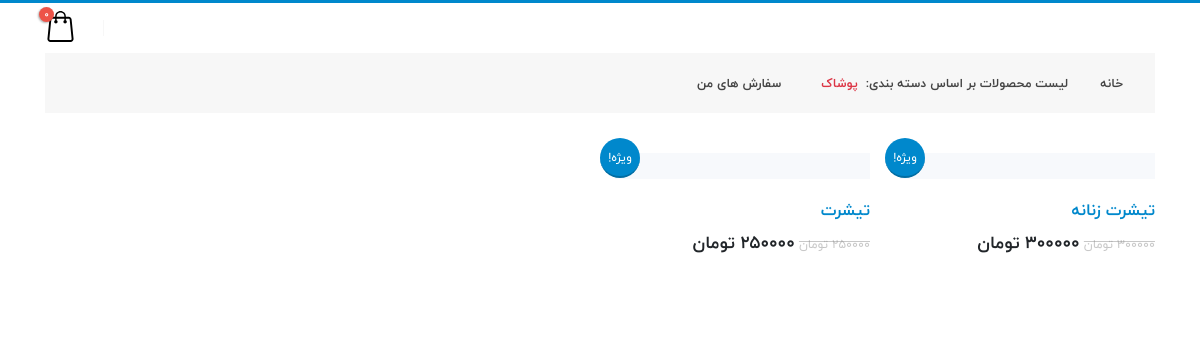
/products/clothes/, run on the app's committed database.
### store/models.py (models this page shows, shortened)
class Category(models.Model):
    name = models.CharField(max_length=250, verbose_name='نام دسته بندی')
    slug = models.SlugField(max_length=250, unique=True, verbose_name='اسلاگ')
    class Meta:
        ordering = ['name']
        indexes = [
            models.Index(fields=['name']),
        ]
        verbose_name = 'دسته بندی'
        verbose_name_plural = 'دسته بندی ها'
    def get_absolute_url(self):
        return reverse('store:product_list_by_category', args=[self.slug])

class Product(models.Model):
    category = models.ForeignKey(Category, related_name='products', on_delete=models.CASCADE, verbose_name='دسته بندی')
    name = models.CharField(max_length=255, verbose_name='نام')
    slug = models.SlugField(max_length=255, verbose_name='اسلاگ')
    description = models.TextField(max_length=1200, verbose_name='توضیحات')
    inventory = models.PositiveIntegerField(default=0, verbose_name='موجودی')
    price = models.PositiveIntegerField(default=0, verbose_name='قیمت')
    weight = models.PositiveIntegerField(default=0, verbose_name='وزن')
    off = models.PositiveIntegerField(default=0, verbose_name='تخفیف')
    new_price = models.PositiveIntegerField(default=0, verbose_name='قیمت پس از تخفیف')
    created = models.DateTimeField(auto_now_add=True, verbose_name='زمان ایجاد')
    updated = models.DateTimeField(auto_now=True, verbose_name='زمان بروزرسانی')
    class Meta:
        ordering = ['-created']
        indexes = [
            models.Index(fields=['id', 'slug']),
            models.Index(fields=['name']),
            models.Index(fields=['-created']),
        ]
        verbose_name = 'محصول'
        verbose_name_plural = 'محصولات'
    def get_absolute_url(self):
        return reverse('store:product_detail', args=[self.id, self.slug])

### store/views.py (the view)
# urls.py: path('products/', views.product_list, name='product_list'),
def product_list(request, category_slug=None):
    category = None
    categories = Category.objects.all()
    products = Product.objects.all()
    if category_slug:
        category = get_object_or_404(Category, slug=category_slug)
        products = products.filter(category=category)
    context = {
        'category': category,
        'products': products,
        'categories': categories,
    }
    return render(request, "store/list.html", context)

### cart/cart.py (called while the page is built)
    def get_total_price(self):
        price = sum(item['price'] * item['quantity'] for item in self.cart.values())
        return price

    def __len__(self):
        return sum(item['quantity'] for item in self.cart.values())

### cart/context_processors.py (called while the page is built)
def cart(request):
    return {'cart': Cart(request)}

### store/templates/store/list.html (shortened to what this page needs)
<!DOCTYPE html>
<html dir="rtl" lang="fa">
{% extends 'parent/base.html' %}
{% load static %}
{% block content %}
		<div class="body">
			<div role="main" class="main shop py-4">
				<div class="container">
					<div class="masonry-loader masonry-loader-showing">
						<div class="row products product-thumb-info-list" data-plugin-masonry data-plugin-options="{'layoutMode': 'fitRows'}">
                            {% for product in products %}
							<div class="col-12 col-sm-6 col-lg-3 product">
								<a href="{{ product.get_absolute_url }}">
									<span class="onsale">ویژه!</span>
								</a>
								<span class="product-thumb-info border-0">
									<a href="{{ product.get_absolute_url }}">
										<span class="product-thumb-info-image">
										</span>
									</a>
									<span class="product-thumb-info-content product-thumb-info-content pl-0 bg-color-light">
										<a href="{{ product.get_absolute_url }}">
											<h4 class="text-4 text-primary">{{ product.name }}</h4>
											<span class="price">
												<del><span class="amount">{{ product.price }} تومان</span></del>
												<ins><span class="amount text-dark font-weight-semibold">{{ product.new_price }} تومان</span></ins>
											</span>
										</a>
									</span>
								</span>
							</div>
                            {% endfor %}
						</div>
					</div>
				</div>
			</div>
		</div>
{% endblock %}

### store/templates/partials/header.html (shortened to what this page needs)
<header id="header" data-plugin-options="{'stickyEnabled': true, 'stickyEnableOnBoxed': true, 'stickyEnableOnMobile': true, 'stickyStartAt': 139, 'stickySetTop': '-139px', 'stickyChangeLogo': true}">
    <div class="header-body border-color-primary border-bottom-0 box-shadow-none" data-sticky-header-style="{'minResolution': 0}" data-sticky-header-style-active="{'background-color': '#f7f7f7'}" data-sticky-header-style-deactive="{'background-color': '#FFF'}">
    <div class="header-container container">
        <div class="header-row py-2">
            <div class="header-column justify-content-end">
                <div class="header-row">
                    <div class="header-nav-features">
                        <div class="header-nav-feature header-nav-features-cart header-nav-features-cart-big d-inline-flex ml-2" data-sticky-header-style="{'minResolution': 991}" data-sticky-header-style-active="{'top': '79px'}" data-sticky-header-style-deactive="{'top': '0'}">
                            {% with item_count=cart|length %}
                            <a href="{% url 'cart:cart_detail' %}" class="header-nav-features-toggle">
                                <img src="/../static/img/icon-cart-big.svg" height="34" alt="" class="header-nav-top-icon-img">
                                <span class="cart-info">
                                    <span id="item_count" class="cart-qty">{{ item_count }}</span>
                                </span>
                            </a>
                            {% endwith %}
                        </div>
                    </div>
                </div>
            </div>
        </div>
    </div>
    <div class="container">
        <div class="header-nav-bar bg-color-light-scale-1 mb-3 px-3 px-lg-0">
            <div class="header-row">
                <div class="header-column">
                    <div class="header-row justify-content-end">
                        <div class="header-nav header-nav-links justify-content-start" data-sticky-header-style="{'minResolution': 991}" data-sticky-header-style-active="{'margin-right': '150px'}" data-sticky-header-style-deactive="{'margin-right': '0'}">
                            <div class="header-nav-main header-nav-main-square header-nav-main-dropdown-no-borders header-nav-main-dropdown-arrow header-nav-main-effect-3 header-nav-main-sub-effect-1">
                                <nav class="collapse">
                                    <ul class="nav nav-pills" id="mainNav">
                                        <li class="dropdown">
                                            <a class="dropdown-item dropdown-toggle" href="{% url 'store:index' %}">
                                                خانه
                                            </a>
                                        </li>
                                        <li class="dropdown">
                                            <a class="dropdown-item dropdown-toggle" href="{% url 'store:product_list' %}">
                                                {% if category %}
                                                    لیست محصولات بر اساس دسته بندی: <span class="text-danger mx-2">{{ category.name }}</span>
                                                {% else %}
                                                لیست محصولات
                                                {% endif %}
                                            </a>
                                        </li>
                                        <li class="dropdown">
                                            <a class="dropdown-item dropdown-toggle" href="{% url 'orders:orders-list' %}">
                                                سفارش های من
                                            </a>
                                        </li>
                                    </ul>
                                </nav>
                            </div>
                        </div>
                    </div>
                </div>
            </div>
        </div>
    </div>
</div>
</header>

### store/static/css/theme-shop.css (style rules this page uses)
.shop .products:after { content: "."; display: block; clear: both; visibility: hidden; line-height: 0; height: 0; }
.shop .products .product { position: relative; margin-bottom: 30px; }
.shop .products .product a { text-decoration: none; }
.shop .products .product .price { display: block; min-height: 31px; line-height: 31px; }
.shop .products .product .price del { color: rgba(145, 145, 145, 0.5); font-size: 0.7em; margin: -2px 0 0; }
.shop .products .product .price ins { text-decoration: none; }
.shop .products .product .price .amount { font-size: 1.3em; }
.shop .products .product .onsale { position: absolute; background-image: none; border-radius: 100%; right: auto; left: 0; top: -15px; text-shadow: none; width: 40px; height: 40px; line-height: 40px; display: inline-block; text-align: center; z-index: 10; box-shadow: none; font-size: 0.9em; color: #FFF; border-bottom: 2px solid transparent; }
.product-thumb-info { -webkit-transition: all 0.2s; transition: all 0.2s; padding: 0; position: relative; border: 0; border-bottom: 3px solid #E3E4E8; background: #F7F9FC; display: block; overflow: hidden; position: relative; text-decoration: none; max-width: 100%; text-align: center; border: 1px solid #DDD; text-decoration: none; }
.product-thumb-info a { text-decoration: none; display: inline-block; width: 100%; }
.product-thumb-info h4 { color: #404751; font-weight: 700; font-size: 1.4em; font-family: inherit; margin: 0; padding: 1px 0; }
.product-thumb-info .product-thumb-info-image { display: block; position: relative; }
.product-thumb-info .product-thumb-info-image:before { -webkit-transition: all 0.2s; transition: all 0.2s; content: ""; display: block; position: absolute; top: 0; right: 0; left: 0; bottom: 0; background: #FFF; width: 100%; height: 100%; opacity: 0; }
.product-thumb-info .product-thumb-info-content { padding: 15px; text-align: right; display: block; }

### data on the page
Category: name "پوشاک"
Product: name "تیشرت زنانه", price "300000", new_price "300000"
Product: name "تیشرت", price "250000", new_price "250000"

### other printed values
{{ item_count }} "0"
